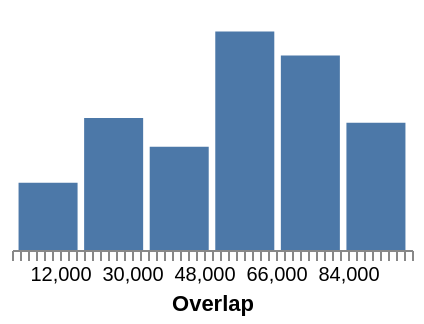

This figure's Vega-Lite source:
### Vega specification from a JSON file in a GitHub repository (floating-point values rounded to 4 significant figures)
{"width": 200, "height": 120, "padding": 5, "data": [{"name": "t", "values": [{"a": "Alpha", "b": 28, "c": "x", "d": 1}, {"a": "Bravo", "b": 55, "c": "y", "d": 2}, {"a": "Charlie", "b": 43, "c": "x", "d": 3}, {"a": "Delta", "b": 91, "c": "z", "d": 4}, {"a": "Echo", "b": 81, "c": "y", "d": 5}, {"a": "Foxtrot", "b": 53, "c": "z", "d": 6}]}], "scales": [{"name": "x", "type": "band", "domain": {"data": "t", "field": "a"}, "range": "width", "padding": 0.1}, {"name": "y", "type": "linear", "domain": {"data": "t", "field": "b"}, "range": "height", "nice": true}, {"name": "color", "type": "ordinal", "domain": {"data": "t", "field": "c"}, "range": {"scheme": "category10"}}, {"name": "ramp", "type": "linear", "domain": {"data": "t", "field": "d"}, "range": {"scheme": "blues"}}, {"name": "size", "type": "linear", "domain": {"data": "t", "field": "b"}, "range": [10, 200]}, {"name": "shape", "type": "ordinal", "domain": {"data": "t", "field": "c"}, "range": "symbol"}, {"name": "quant", "type": "quantize", "domain": [0, 100], "range": {"scheme": "greens", "count": 4}}, {"name": "many", "type": "linear", "domain": [0, 100000], "range": "width"}], "marks": [{"type": "rect", "from": {"data": "t"}, "encode": {"enter": {"x": {"scale": "x", "field": "a"}, "width": {"scale": "x", "band": 1}, "y": {"scale": "y", "field": "b"}, "y2": {"scale": "y", "value": 0}}}}], "axes": [{"orient": "bottom", "scale": "many", "tickCount": 40, "labelOverlap": "greedy", "labelBound": true, "labelSeparation": 3, "title": "Overlap"}]}
